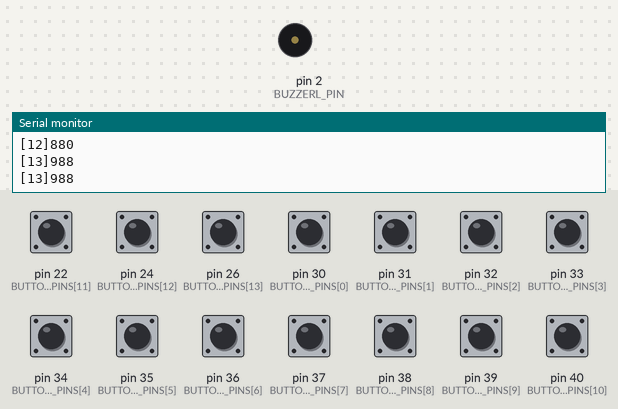
Recording of a sketch running on a simulated Arduino Mega 2560, built with avr-gcc and run on an emulated ATmega2560. On the bench: buzzer (waves = sounding), the last lines printed to the serial monitor. The inputs (shaded band) are chosen by the test bench; at power-on: pin 22 (BUTTONS_PINS[11]), pin 24 (BUTTONS_PINS[12]), pin 26 (BUTTONS_PINS[13]), pin 30 (BUTTONS_PINS[0]), pin 31 (BUTTONS_PINS[1]), pin 32 (BUTTONS_PINS[2]), pin 33 (BUTTONS_PINS[3]), pin 34 (BUTTONS_PINS[4]), pin 35 (BUTTONS_PINS[5]), pin 36 (BUTTONS_PINS[6]), pin 37 (BUTTONS_PINS[7]), pin 38 (BUTTONS_PINS[8]), pin 39 (BUTTONS_PINS[9]), pin 40 (BUTTONS_PINS[10]) HIGH.

Above: at 1.5 s.
1.6 s: pin 30 (BUTTONS_PINS[0]) pulled LOW for 0.15 s
At 2.5 s:
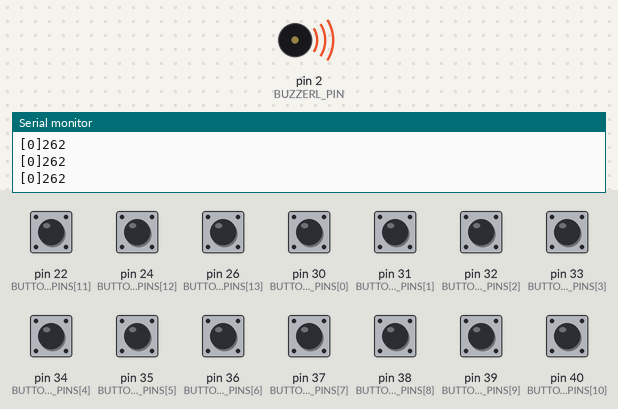
Timing chart, 0 to 4.6 s (numbered marks = the images above; inputs shaded):
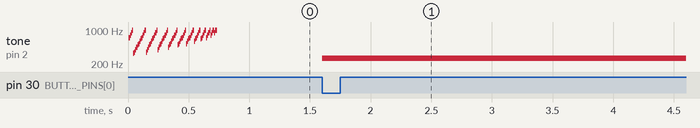

Measured:
- after the input at 1.6 s, tone on pin 2 (BUZZERL_PIN): silent → 262 Hz at once
- by itself, tone on pin 2 (BUZZERL_PIN): plays 698 Hz for 0.01 s, 784 Hz for 0.01 s, 880 Hz for 0.01 s, 988 Hz for 0.01 s, 330 Hz for 0.01 s, 349 Hz for 0.01 s … (81 notes in this stretch)

The sketch:

Acorduino.ino
```cpp
// #include "MIDIUSB.h"
#include "pitches.h"

const int BUTTONS_QTY = 14;

byte BUTTONS_PINS[BUTTONS_QTY] = { 30, 31, 32, 33, 34, 35, 36, 37, 38, 39, 40, 22, 24, 26 };
byte BUTTONS_STATE[BUTTONS_QTY] = { 0 };
byte BUTTONS_PREVIOUS_STATE[BUTTONS_QTY] = { 0 };

const int BUZZERL_PIN = 2;

const int OCTAVE = 6 * 12;

// Diatonic
// int note[BUTTONS_QTY] = {
//   0,    2,    4,    5,    7,    9,    11,
//   0+12, 2+12, 4+12, 5+12, 7+12, 9+12, 11+12
// };

// Chromatic
// int note[BUTTONS_QTY] = {
//   0, 1, 2,  3,  4,  5,  6,
//   7, 8, 9, 10, 11, 12, 13
// };

int note[BUTTONS_QTY] = {
  NOTE_C4, NOTE_D4, NOTE_E4, NOTE_F4, NOTE_G4, NOTE_A4, NOTE_B4,
  NOTE_C5, NOTE_D5, NOTE_E5, NOTE_F5, NOTE_G5, NOTE_A5, NOTE_B5
};

boolean isPlaying = false;

void setup() {
  Serial.begin(9600);

  for (int i = 0; i < BUTTONS_QTY; i++) {
    pinMode(BUTTONS_PINS[i], INPUT_PULLUP);
  }
}

void loop() {
  _handleButtons();
}

void _handleButtons() {
  for (int i = 0; i < BUTTONS_QTY; i++) {
    BUTTONS_STATE[i] = digitalRead(BUTTONS_PINS[i]);

    if (BUTTONS_STATE[i] == LOW) {
      isPlaying = true;
    } else if (
      BUTTONS_STATE[0] && BUTTONS_STATE[1] && BUTTONS_STATE[2] && BUTTONS_STATE[3] && BUTTONS_STATE[4] && BUTTONS_STATE[5] && BUTTONS_STATE[6] && BUTTONS_STATE[7] && BUTTONS_STATE[8] && BUTTONS_STATE[9] && BUTTONS_STATE[10] && BUTTONS_STATE[11]&& BUTTONS_STATE[12]&& BUTTONS_STATE[13]&& BUTTONS_STATE[14]== HIGH) {
      isPlaying = false;
    }

    for (int i = 0; i < BUTTONS_QTY; i++) {
      if (BUTTONS_STATE[i] == LOW) {
        tone(BUZZERL_PIN, note[i]);
        Serial.print("[");
        Serial.print(i);
        Serial.print("]");
        Serial.println(note[i]);
      }
      if (isPlaying == false) {
        noTone(BUZZERL_PIN);
      }
    }

    if (BUTTONS_STATE[i] != BUTTONS_PREVIOUS_STATE[i]) {
      BUTTONS_PREVIOUS_STATE[i] = BUTTONS_STATE[i];
    }
  }
}
```

pitches.h
```cpp
#define NOTE_B0  31
#define NOTE_C1  33
#define NOTE_CS1 35
#define NOTE_D1  37
#define NOTE_DS1 39
#define NOTE_E1  41
#define NOTE_F1  44
#define NOTE_FS1 46
#define NOTE_G1  49
#define NOTE_GS1 52
#define NOTE_A1  55
#define NOTE_AS1 58
#define NOTE_B1  62
#define NOTE_C2  65
#define NOTE_CS2 69
#define NOTE_D2  73
#define NOTE_DS2 78
#define NOTE_E2  82
#define NOTE_F2  87
#define NOTE_FS2 93
#define NOTE_G2  98
#define NOTE_GS2 104
#define NOTE_A2  110
#define NOTE_AS2 117
#define NOTE_B2  123
#define NOTE_C3  131
#define NOTE_CS3 139
#define NOTE_D3  147
#define NOTE_DS3 156
#define NOTE_E3  165
#define NOTE_F3  175
#define NOTE_FS3 185
#define NOTE_G3  196
#define NOTE_GS3 208
#define NOTE_A3  220
#define NOTE_AS3 233
#define NOTE_B3  247
#define NOTE_C4  262
#define NOTE_CS4 277
#define NOTE_D4  294
#define NOTE_DS4 311
#define NOTE_E4  330
#define NOTE_F4  349
#define NOTE_FS4 370
#define NOTE_G4  392
#define NOTE_GS4 415
#define NOTE_A4  440
#define NOTE_AS4 466
#define NOTE_B4  494
#define NOTE_C5  523
#define NOTE_CS5 554
#define NOTE_D5  587
#define NOTE_DS5 622
#define NOTE_E5  659
#define NOTE_F5  698
#define NOTE_FS5 740
#define NOTE_G5  784
#define NOTE_GS5 831
#define NOTE_A5  880
#define NOTE_AS5 932
#define NOTE_B5  988
#define NOTE_C6  1047
#define NOTE_CS6 1109
#define NOTE_D6  1175
#define NOTE_DS6 1245
#define NOTE_E6  1319
#define NOTE_F6  1397
#define NOTE_FS6 1480
#define NOTE_G6  1568
#define NOTE_GS6 1661
#define NOTE_A6  1760
#define NOTE_AS6 1865
#define NOTE_B6  1976
#define NOTE_C7  2093
#define NOTE_CS7 2217
#define NOTE_D7  2349
#define NOTE_DS7 2489
#define NOTE_E7  2637
#define NOTE_F7  2794
#define NOTE_FS7 2960
#define NOTE_G7  3136
#define NOTE_GS7 3322
#define NOTE_A7  3520
#define NOTE_AS7 3729
#define NOTE_B7  3951
#define NOTE_C8  4186
#define NOTE_CS8 4435
#define NOTE_D8  4699
#define NOTE_DS8 4978
```
